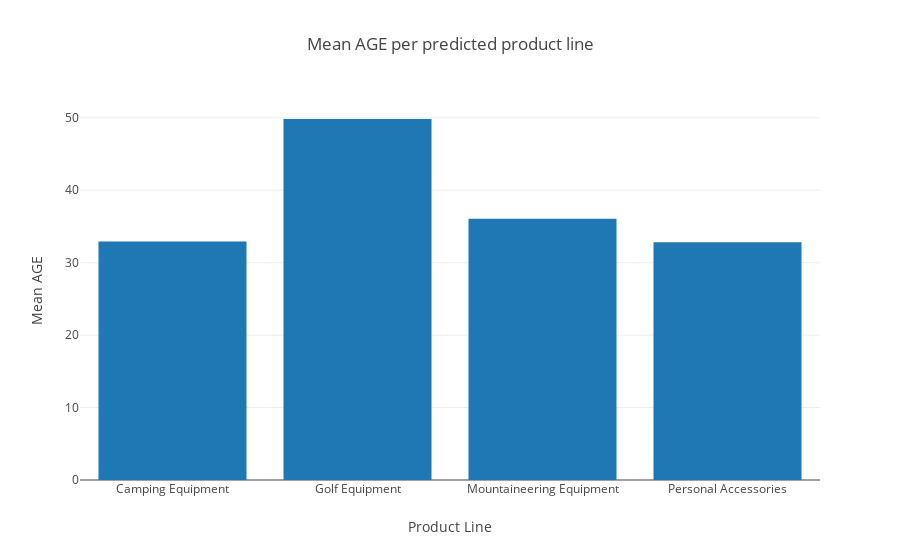

Notebook source saved alongside this figure:
### Markdown cell above
With this data set, you might want to do some analysis of the mean AGE per product line by using a bar chart.

### Code cell
age_data = [go.Bar(
            y=predictions_pdf.groupby(['predictedLabel']).mean()["AGE"],
            x=cumulative_stats.index
            
    )]

age_layout = go.Layout(
    title='Mean AGE per predicted product line',
    xaxis=dict(
        title = "Product Line",
        showline=False,),
    yaxis=dict(
        title = "Mean AGE",
        ),
)

fig = go.Figure(data=age_data, layout=age_layout)
iplot(fig)

### Figure 1 — Plotly figure (JSON) as saved in the notebook; plotly's stock layout.template omitted (floating-point values rounded to 4 significant figures)
{"data": [{"type": "bar", "x": ["Camping Equipment", "Golf Equipment", "Mountaineering Equipment", "Personal Accessories"], "y": [32.94, 49.84, 36.05, 32.81]}], "layout": {"title": "Mean AGE per predicted product line", "xaxis": {"title": "Product Line", "showline": false}, "yaxis": {"title": "Mean AGE"}}}
